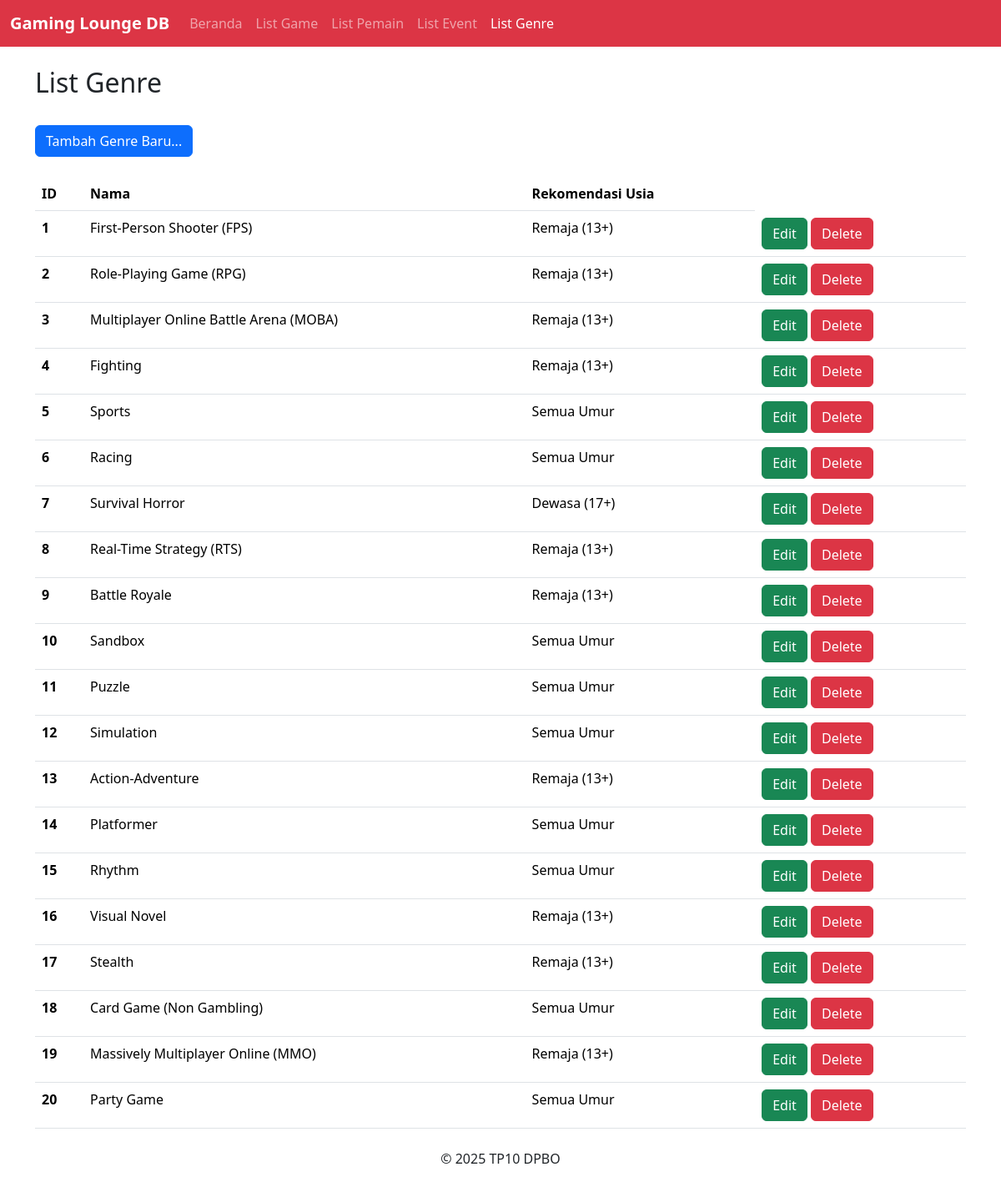
/project/index.php?page=genres, run on the app's committed database.
### tables this page shows
CREATE TABLE IF NOT EXISTS genre (
    id INT AUTO_INCREMENT PRIMARY KEY,
    nama VARCHAR(255) NOT NULL,
    rekomendasi_usia VARCHAR(16) NOT NULL
);

### project/model/Database.php (called while the page is built, shortened)
<?php
class Database {
    private $host = "localhost";
    private $db_name = "tp10_mvvm";
    private $username = "root";
    private $password = "";
    private $conn;
    function __construct() {
        $this->conn = $this->connect();
    }
    public function connect() {
        $conn = null;
        try {
            $dsn = "mysql:host={$this->host};dbname={$this->db_name};charset=utf8mb4";
            $options = [
                PDO::ATTR_ERRMODE => PDO::ERRMODE_EXCEPTION,
                PDO::ATTR_DEFAULT_FETCH_MODE => PDO::FETCH_ASSOC,
                PDO::ATTR_EMULATE_PREPARES => false,
            ];
            $conn = new PDO($dsn, $this->username, $this->password, $options);
        } catch (PDOException $exception) {
            throw new RuntimeException("Koneksi gagal: " . $exception->getMessage(), 0, $exception);
        }
        return $conn;
    }
    public function executeQuery($query, $params = []) {
        try {
            $stmt = $this->conn->prepare($query);
            $stmt->execute($params);
            return $stmt;
        } catch (PDOException $e) {
            throw new RuntimeException('Query gagal: ' . $e->getMessage(), 0, $e);
        }
    }
}
?>

### project/viewmodel/GenreViewModel.php (called while the page is built, shortened)
<?php
include_once("model/Genre.php");
include_once("model/TabelGenre.php");
class GenreViewModel {
    private $list = [];
    private $model;
    public function __construct() {
        $this->model = new TabelGenre();
        $this->syncList();
    }
    public function syncList() {
        $data = $this->model->getAllData();
        $this->list = [];
        foreach ($data as $item) {
            $newData = new Genre(
                $item['id'],
                $item['nama'],
                $item['rekomendasi_usia']
            );
            $this->list[] = $newData;
        }
    }
    public function getAllData() {
        return $this->list;
    }
};
?>

### project/model/TabelGenre.php (called while the page is built, shortened)
<?php
require_once('Database.php');
class TabelGenre extends Database implements TableDataModel {
    public function getAllData(): array {
        $query = "SELECT * from genre";
        $this->executeQuery($query);
        return $this->getAllResult();
    }
}
?>

### project/model/Genre.php (called while the page is built, shortened)
<?php
class Genre {
    private $id;
    private $nama;
    private $rekomendasi_usia;
    public function __construct($id, $nama, $rekomendasi_usia){
        $this->id = $id;
        $this->nama = $nama;
        $this->rekomendasi_usia = $rekomendasi_usia;
    }
    public function getId(){
        return $this->id;
    }
    public function getNama(){
        return $this->nama;
    }
    public function getRekomendasiUsia(){
        return $this->rekomendasi_usia;
    }
}
?>

### project/view/GenreView.php (the view, shortened to what this page needs)
<?php
include_once("viewmodel/GenreViewModel.php");
class GenreView {
    private $rows = array("ID", "Nama", "Rekomendasi Usia");
    private $viewmodel;
    private $webpage = "";
    public function __construct() {
        $this->viewmodel = new GenreViewModel();
    }
    private function getListPage() {
        $newWebPage = file_get_contents("view/template/db_list.html");
        $newWebPage = str_replace("PHP_PAGE_TITLE", "List Genre", $newWebPage);
        $newWebPage = str_replace(
            "PHP_ADDBUTTON_NAME", "Tambah Genre Baru...", $newWebPage);
        $newWebPage = str_replace("PHP_ADDBUTTON_LOCATION", "?page=genres&action=add", $newWebPage);
        $th_rows = "";
        $th_columns = "";
        foreach ($this->rows as $row) {
            $th_rows .= "<th>". $row ."</th>";
        }
        foreach ($this->viewmodel->getAllData() as $row) {
            $del_script = "if (confirm(\"Yakin ingin menghapus data?\")) { location.href = \"?page=genres&action=delete&id=" . htmlspecialchars($row->getId()) . "\" }";
            $th_columns .= "
            <tr>
                <th>" . htmlspecialchars($row->getId()) . "</th>
                <td>" . htmlspecialchars($row->getNama()) . "</td>
                <td>" . htmlspecialchars($row->getRekomendasiUsia()) . "</td>
                <td>
                        <a class='btn btn-success' href='?page=genres&action=edit&id=" . htmlspecialchars($row->getId()) . "'>Edit</a>
                        <button class='btn btn-danger' type='button' onclick='$del_script'>Delete</button>
                        </td>
            </tr>
            ";
        }
        $newWebPage = str_replace("PHP_TH_ROWS", $th_rows, $newWebPage);
        $newWebPage = str_replace("PHP_TBODY", $th_columns, $newWebPage);
        return $newWebPage;
    }
    public function render($action, $dataId=null) {
        switch ($action) {
            case "list":
            case "delete":
            case "":
            default:
                $this->webpage = $this->getListPage();
        }
        return $this->webpage;
    }
};
?>

### data on the page
genre: id "1", nama "First-Person Shooter (FPS)", rekomendasi_usia "Remaja (13+)"
genre: id "2", nama "Role-Playing Game (RPG)", rekomendasi_usia "Remaja (13+)"
genre: id "3", nama "Multiplayer Online Battle Arena (MOBA)", rekomendasi_usia "Remaja (13+)"
genre: id "4", nama "Fighting", rekomendasi_usia "Remaja (13+)"
genre: id "5", nama "Sports", rekomendasi_usia "Semua Umur"
genre: id "6", nama "Racing", rekomendasi_usia "Semua Umur"
genre: id "7", nama "Survival Horror", rekomendasi_usia "Dewasa (17+)"
genre: id "8", nama "Real-Time Strategy (RTS)", rekomendasi_usia "Remaja (13+)"
genre: id "9", nama "Battle Royale", rekomendasi_usia "Remaja (13+)"
genre: id "10", nama "Sandbox", rekomendasi_usia "Semua Umur"
genre: id "11", nama "Puzzle", rekomendasi_usia "Semua Umur"
genre: id "12", nama "Simulation", rekomendasi_usia "Semua Umur"
genre: id "13", nama "Action-Adventure", rekomendasi_usia "Remaja (13+)"
genre: id "14", nama "Platformer", rekomendasi_usia "Semua Umur"
genre: id "15", nama "Rhythm", rekomendasi_usia "Semua Umur"
genre: id "16", nama "Visual Novel", rekomendasi_usia "Remaja (13+)"
genre: id "17", nama "Stealth", rekomendasi_usia "Remaja (13+)"
genre: id "18", nama "Card Game (Non Gambling)", rekomendasi_usia "Semua Umur"
genre: id "19", nama "Massively Multiplayer Online (MMO)", rekomendasi_usia "Remaja (13+)"
genre: id "20", nama "Party Game", rekomendasi_usia "Semua Umur"

### other printed values
$body "List Genre Tambah Genre Baru..."
$row "ID"
$row "Nama"
$row "Rekomendasi Usia"
